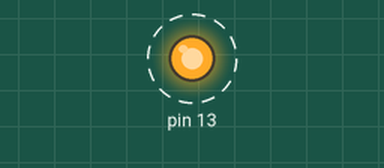
This sketch was run on a simulated Arduino Uno, built with avr-gcc and run on an emulated ATmega328P. Shown: output pins drawn as LEDs (lit = HIGH). Dashed ring = blinking. What the sketch prints to the serial monitor is not drawn.

Above: at 0.5 s.
Timing chart, 0 to 4.6 s (numbered marks = the images above):
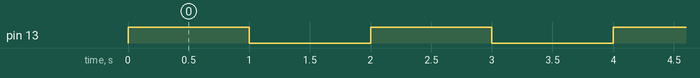

The sketch:

04_example_3.ino
```cpp
void setup() {
  pinMode(13, OUTPUT);
  Serial.begin(115200);
  Serial.println("Hello World");
  while(!Serial){
    ;
  }
  Serial.println("Hellp World!");
}
int count=0; int toggle =0;

void loop() {
  Serial.println(++count);
  toggle = toggle_state(toggle);
  digitalWrite(13, toggle);
  delay(1000);
}
int toggle_state(int toggle){
  return !toggle;
}
```

Measured:
- by itself, pin 13: alternates HIGH for 1.0 s and LOW for 1.0 s
